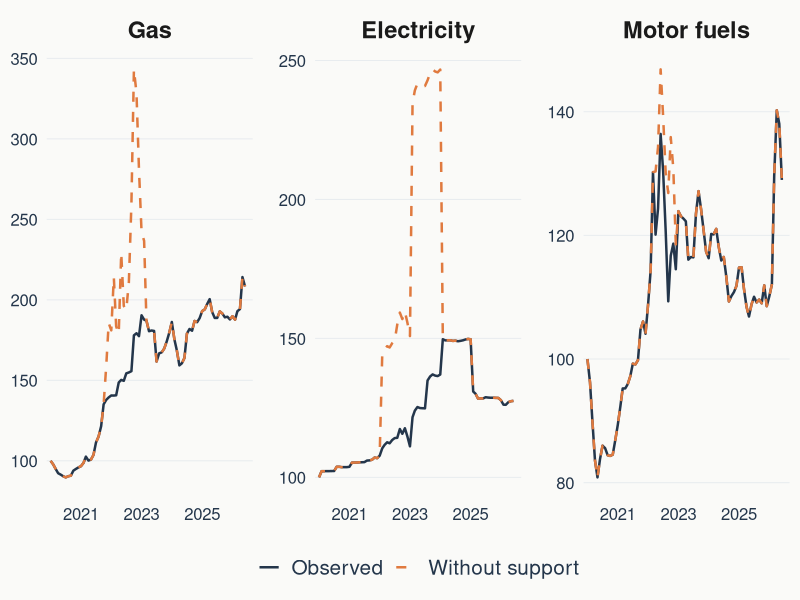

Generate this figure with R:
# Run from the paper repository: Rscript scripts/generate_fr_energy_annex.R
# Input copied unchanged from build-figures-tables/outputs/fr_energy_observed_counterfactual.
# The existing price_index is used without recalculation or filtering of dates.
library(ggplot2)
d <- read.csv('fig/fr_energy_indices_inflation_yoy.csv', colClasses=c(coicop='character'))
d$date <- as.Date(d$date)
stopifnot(!anyDuplicated(d[c('coicop','scenario','date')]), all(is.finite(d$price_index)))
d$energy <- factor(d$coicop, levels=c('0452','0451','0722'), labels=c('Gas','Electricity','Motor fuels'))
d$scenario <- factor(d$scenario, levels=c('Observe','Contrefactuel sans mesures'), labels=c('Observed','Without support'))
stopifnot(!anyNA(d$energy),!anyNA(d$scenario))
p <- ggplot(d,aes(date,price_index,colour=scenario,linetype=scenario)) +
 geom_line(linewidth=0.85) + facet_wrap(~energy,nrow=1,scales='free_y') +
 scale_colour_manual(values=c('Observed'='#24364B','Without support'='#E07A3F')) +
 scale_linetype_manual(values=c('Observed'='solid','Without support'='dashed')) +
 scale_x_date(date_breaks='2 years',date_labels='%Y',expand=expansion(mult=c(.02,.04))) +
 labs(x=NULL,y=NULL,colour=NULL,linetype=NULL) +
 theme_minimal(base_size=15) + theme(
 text=element_text(colour='#24364B'),axis.text=element_text(colour='#24364B'),
 panel.grid.minor=element_blank(),panel.grid.major.x=element_blank(),
 panel.grid.major.y=element_line(colour='#E8ECEF',linewidth=.35),
 strip.text=element_text(face='bold',size=17),
 legend.position='bottom',legend.text=element_text(size=15),
 panel.spacing=grid::unit(1.3,'lines'),
 plot.background=element_rect(fill='#FAFAF8',colour=NA))
ggsave('fig/slide_fr_energy_price_indices.pdf',p,width=12,height=4.6)
